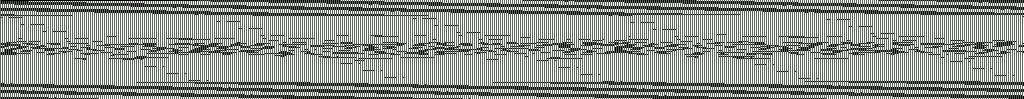
#> input picture CSA 2020/Can_You_See_It/result_1024.bmp, 1024 x 99 px, given in place of 236250.bmp, which was not available
$ python picture.py
#> lines starting #> are read from the running program, lines starting #| are printed output that depends on the picture
#!/usr/env/python3
from PIL import Image
import sys, math

video_frame_count = 455846

min_offset = 350*675
max_offset = 550*675

#image_sizes = [640, 800, 1024, 1280, 1360, 1440, 1600, 1680, 1920, 2048, 2560, 3440, 3840]
image_sizes = [1440]
for img_size in image_sizes:
    print(img_size)
    result = Image.new('RGB', (img_size, math.floor((max_offset-min_offset)/img_size)+1))
#> result: PIL image 1440x94 RGB; every value is 0
    j=0
    for i in range(min_offset, max_offset):
        width = i % img_size
        height = j
        print("I: {i}, W: {w}, H: {h}".format(i=i,w=width,h=height))
        pixel = Image.open('frames/{img}.bmp'.format(img=i))
#> pixel is the input picture: PIL image 1024x99 RGB; mean R, G, B 145.2, 147.9, 145.2
        result.paste(pixel, (width,height))
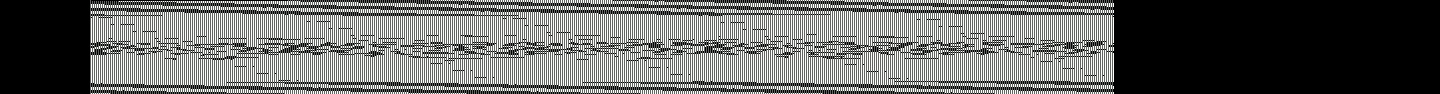
#> result: PIL image 1440x94 RGB; mean R, G, B 104.5, 106.4, 104.5
#> (the run stopped early here; a loop or call above may not have finished)

$ run again, on CSA 2020/Can_You_See_It/result_640.bmp
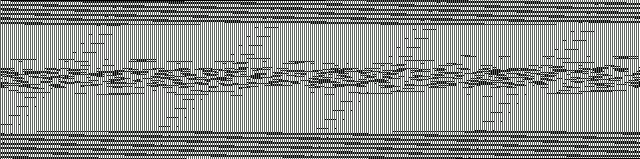
#> input picture CSA 2020/Can_You_See_It/result_640.bmp, 640 x 159 px, given in place of 236250.bmp, which was not available
#> pixel is the input picture: PIL image 640x159 RGB; mean R, G, B 144.7, 147.4, 144.7
#> `result.paste(pixel, (width,height))`:
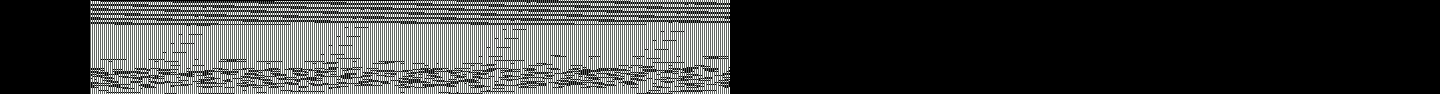
#> result: PIL image 1440x94 RGB; mean R, G, B 63.8, 65, 63.8

$ run again, on CSA 2020/Can_You_See_It/result_800.bmp
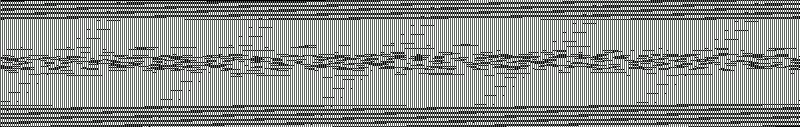
#> input picture CSA 2020/Can_You_See_It/result_800.bmp, 800 x 127 px, given in place of 236250.bmp, which was not available
#> pixel is the input picture: PIL image 800x127 RGB; mean R, G, B 145, 147.6, 145
#> `result.paste(pixel, (width,height))`:
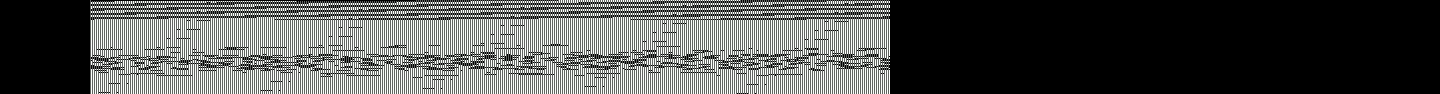
#> result: PIL image 1440x94 RGB; mean R, G, B 83, 84.5, 83
